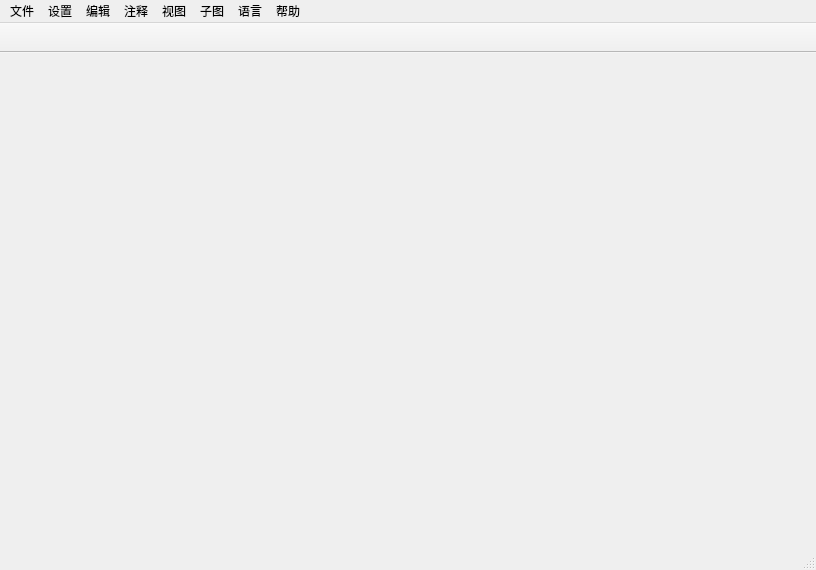
<?xml version="1.0" encoding="UTF-8"?>
<ui version="4.0">
 <class>MainWindow</class>
 <widget class="QMainWindow" name="MainWindow">
  <property name="geometry">
   <rect>
    <x>0</x>
    <y>0</y>
    <width>816</width>
    <height>570</height>
   </rect>
  </property>
  <property name="windowTitle">
   <string>绘图</string>
  </property>
  <property name="windowIcon">
   <iconset>
    <normaloff>../icons/Icon.ico</normaloff>../icons/Icon.ico</iconset>
  </property>
  <widget class="QWidget" name="centralwidget">
   <layout class="QGridLayout" name="gridLayout"/>
  </widget>
  <widget class="QStatusBar" name="statusbar"/>
  <widget class="QToolBar" name="toolBar">
   <property name="sizePolicy">
    <sizepolicy hsizetype="Preferred" vsizetype="Fixed">
     <horstretch>0</horstretch>
     <verstretch>0</verstretch>
    </sizepolicy>
   </property>
   <property name="minimumSize">
    <size>
     <width>0</width>
     <height>30</height>
    </size>
   </property>
   <property name="maximumSize">
    <size>
     <width>16777215</width>
     <height>30</height>
    </size>
   </property>
   <property name="windowTitle">
    <string>toolBar</string>
   </property>
   <property name="movable">
    <bool>false</bool>
   </property>
   <property name="floatable">
    <bool>true</bool>
   </property>
   <attribute name="toolBarArea">
    <enum>TopToolBarArea</enum>
   </attribute>
   <attribute name="toolBarBreak">
    <bool>false</bool>
   </attribute>
  </widget>
  <widget class="QMenuBar" name="menuBar">
   <property name="geometry">
    <rect>
     <x>0</x>
     <y>0</y>
     <width>816</width>
     <height>26</height>
    </rect>
   </property>
   <widget class="QMenu" name="menuFile">
    <property name="styleSheet">
     <string notr="true">QMenu::item{padding: 3px 10px 3px 3px;}</string>
    </property>
    <property name="title">
     <string>文件</string>
    </property>
    <addaction name="action_load_figure"/>
    <addaction name="action_save_image"/>
    <addaction name="action_save_figure"/>
    <addaction name="action_export_settings"/>
    <addaction name="action_import_settings"/>
    <addaction name="action_print"/>
    <addaction name="action_close"/>
   </widget>
   <widget class="QMenu" name="menu">
    <property name="title">
     <string>子图</string>
    </property>
   </widget>
   <widget class="QMenu" name="menu_2">
    <property name="title">
     <string>帮助</string>
    </property>
   </widget>
   <widget class="QMenu" name="menu_4">
    <property name="styleSheet">
     <string notr="true">QMenu::item{padding: 3px 10px 3px 3px;}</string>
    </property>
    <property name="title">
     <string>设置</string>
    </property>
    <addaction name="action"/>
   </widget>
   <widget class="QMenu" name="menu_annotation">
    <property name="styleSheet">
     <string notr="true"/>
    </property>
    <property name="title">
     <string>注释</string>
    </property>
    <addaction name="action_text"/>
    <addaction name="action_annotation"/>
    <addaction name="action_rectangle"/>
    <addaction name="action_oval"/>
    <addaction name="action_arrow"/>
   </widget>
   <widget class="QMenu" name="menu_6">
    <property name="styleSheet">
     <string notr="true">QMenu::item{padding: 3px 10px 3px 3px;}</string>
    </property>
    <property name="title">
     <string>视图</string>
    </property>
    <addaction name="action_main_view"/>
    <addaction name="action_left_view"/>
    <addaction name="action_right_view"/>
    <addaction name="action_bottom_view"/>
    <addaction name="action_top_view"/>
    <addaction name="action_back_view"/>
    <addaction name="action45_45_view"/>
    <addaction name="action45_m45_view"/>
    <addaction name="action_m45_45_view"/>
    <addaction name="action_m45_m45_view"/>
    <addaction name="action_arbitrary_view"/>
   </widget>
   <widget class="QMenu" name="menu_3">
    <property name="styleSheet">
     <string notr="true"/>
    </property>
    <property name="title">
     <string>语言</string>
    </property>
    <addaction name="action_zh_cn"/>
    <addaction name="action_english"/>
   </widget>
   <widget class="QMenu" name="menu_edit">
    <property name="title">
     <string>编辑</string>
    </property>
    <addaction name="action_copy_figure_to_clipboard"/>
   </widget>
   <addaction name="menuFile"/>
   <addaction name="menu_4"/>
   <addaction name="menu_edit"/>
   <addaction name="menu_annotation"/>
   <addaction name="menu_6"/>
   <addaction name="menu"/>
   <addaction name="menu_3"/>
   <addaction name="menu_2"/>
  </widget>
  <action name="actionX_X">
   <property name="text">
    <string>X 标签(X)</string>
   </property>
  </action>
  <action name="actionNew">
   <property name="text">
    <string>New</string>
   </property>
  </action>
  <action name="action_load_figure">
   <property name="text">
    <string>导入figure对象</string>
   </property>
  </action>
  <action name="actionClose">
   <property name="text">
    <string>关闭</string>
   </property>
  </action>
  <action name="action_save_image">
   <property name="text">
    <string>保存图片</string>
   </property>
  </action>
  <action name="actionSave_as">
   <property name="text">
    <string>保存为figure对象</string>
   </property>
  </action>
  <action name="action_save_figure">
   <property name="text">
    <string>保存figure对象</string>
   </property>
  </action>
  <action name="action_export_settings">
   <property name="text">
    <string>导出配置文件</string>
   </property>
  </action>
  <action name="action_import_settings">
   <property name="text">
    <string>导入配置文件</string>
   </property>
  </action>
  <action name="action_print">
   <property name="text">
    <string>打印</string>
   </property>
  </action>
  <action name="actionscience">
   <property name="text">
    <string>science</string>
   </property>
  </action>
  <action name="actionieee">
   <property name="text">
    <string>ieee</string>
   </property>
  </action>
  <action name="action_text">
   <property name="checkable">
    <bool>true</bool>
   </property>
   <property name="text">
    <string>添加/移动文字</string>
   </property>
  </action>
  <action name="action_annotation">
   <property name="checkable">
    <bool>true</bool>
   </property>
   <property name="text">
    <string>添加/移动坐标</string>
   </property>
  </action>
  <action name="action_rectangle">
   <property name="checkable">
    <bool>true</bool>
   </property>
   <property name="text">
    <string>添加/移动矩形</string>
   </property>
  </action>
  <action name="action_oval">
   <property name="checkable">
    <bool>true</bool>
   </property>
   <property name="text">
    <string>添加/移动椭圆</string>
   </property>
  </action>
  <action name="action_arrow">
   <property name="checkable">
    <bool>true</bool>
   </property>
   <property name="text">
    <string>添加/移动箭头</string>
   </property>
  </action>
  <action name="action_main_view">
   <property name="text">
    <string>正视图</string>
   </property>
  </action>
  <action name="action_left_view">
   <property name="text">
    <string>左视图</string>
   </property>
  </action>
  <action name="action_right_view">
   <property name="text">
    <string>右视图</string>
   </property>
  </action>
  <action name="action_bottom_view">
   <property name="text">
    <string>俯视图</string>
   </property>
  </action>
  <action name="action_top_view">
   <property name="text">
    <string>仰视图</string>
   </property>
  </action>
  <action name="action_back_view">
   <property name="text">
    <string>背视图 </string>
   </property>
  </action>
  <action name="action45_45_view">
   <property name="text">
    <string>45°/45°侧视图</string>
   </property>
  </action>
  <action name="action45_m45_view">
   <property name="text">
    <string>45°/-45°侧视图</string>
   </property>
  </action>
  <action name="action_m45_45_view">
   <property name="text">
    <string>-45°/45°侧视图</string>
   </property>
  </action>
  <action name="action_m45_m45_view">
   <property name="text">
    <string>-45°/-45°侧视图</string>
   </property>
  </action>
  <action name="action_arbitrary_view">
   <property name="text">
    <string>任意视图</string>
   </property>
  </action>
  <action name="action_close">
   <property name="text">
    <string>关闭</string>
   </property>
  </action>
  <action name="action">
   <property name="text">
    <string>坐标轴</string>
   </property>
  </action>
  <action name="action_zh_cn">
   <property name="checkable">
    <bool>false</bool>
   </property>
   <property name="text">
    <string>中文</string>
   </property>
   <property name="iconText">
    <string>中文</string>
   </property>
   <property name="shortcutContext">
    <enum>Qt::WidgetWithChildrenShortcut</enum>
   </property>
   <property name="iconVisibleInMenu">
    <bool>true</bool>
   </property>
  </action>
  <action name="action_english">
   <property name="text">
    <string>English</string>
   </property>
  </action>
  <action name="action_copy_figure_to_clipboard">
   <property name="text">
    <string>复制figure到剪贴板</string>
   </property>
  </action>
  <action name="action_legend_draggable">
   <property name="text">
    <string>图例可拖拽</string>
   </property>
  </action>
  <action name="action_move_text">
   <property name="checkable">
    <bool>true</bool>
   </property>
   <property name="text">
    <string>移动文字</string>
   </property>
  </action>
  <action name="action_move_annotation">
   <property name="checkable">
    <bool>true</bool>
   </property>
   <property name="text">
    <string>移动坐标</string>
   </property>
  </action>
  <action name="action_move_rectangle">
   <property name="checkable">
    <bool>true</bool>
   </property>
   <property name="text">
    <string>移动矩形</string>
   </property>
  </action>
  <action name="action_move_oval">
   <property name="checkable">
    <bool>true</bool>
   </property>
   <property name="text">
    <string>移动椭圆</string>
   </property>
  </action>
  <action name="action_move_arrow">
   <property name="checkable">
    <bool>true</bool>
   </property>
   <property name="text">
    <string>移动箭头</string>
   </property>
  </action>
 </widget>
 <resources/>
 <connections/>
</ui>
